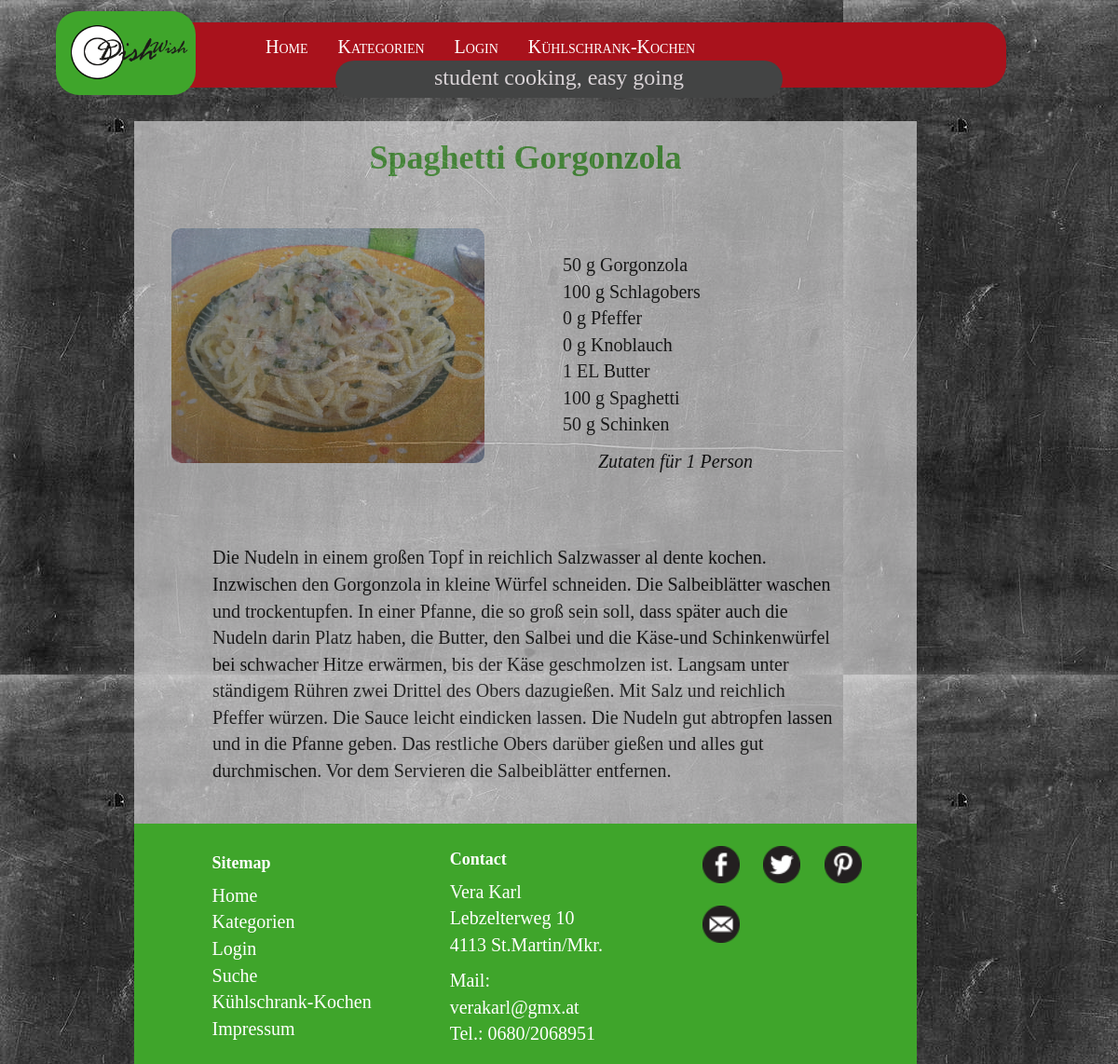
The page /sites/recipe.php?id=3 on the database its author committed.
### tables this page shows
CREATE TABLE IF NOT EXISTS `recipes` (
  `r_id` int(11) NOT NULL AUTO_INCREMENT,
  `recipename` varchar(64) NOT NULL,
  `preparation` text NOT NULL,
  `picture` varchar(255) NOT NULL,
  PRIMARY KEY (`r_id`)
);

### sites/recipe.php (the view, shortened to what this page needs)
<?php
    include "connection.php";
    include "header.php";
?>
        <section class="content">
            <article>
            <?php
                $r_id = $_GET['id'];
                $r = $dbh->query( "SELECT * FROM recipes WHERE r_id=$r_id")->fetch();
                echo '<h1>'.$r->recipename.'</h1>';
                echo '<a href="recipe.php?id="><img src="'.$r->picture.'"></a>';
                $recipe = array();
                $sth = $dbh->query("SELECT ri.amount, ri.unit, i.name AS  zutat FROM  recipes r JOIN  recipes_ingredients  ri ON  ri.r_id = r.r_id JOIN  ingredients i ON  i.ing_ID = ri.ing_ID WHERE  r.r_id = $r_id;");
                while($row = $sth->fetch(PDO::FETCH_OBJ))
                {
                    $recipe[] = $row;
                }
                echo '<ul class="ingredients">';
                for($i=0; $i<count($recipe); $i++)
                {
                            echo '<li>'.$recipe[$i]->amount.' '.$recipe[$i]->unit.' '.$recipe[$i]->zutat.'</li>';
                }
                $info = "Zutaten für 1 Person";
                echo '<p>'.$info.'<p>';
                echo '</ul>';
                echo '<p>'.$r->preparation.'</p>';
            ?>
            </article>
        </section>
<?php
    include "footer.php";
?>

### css/style.css (style rules this page uses)
body { font-family: "Kalinga"; font-size: 20px; color: black; margin:0 auto; font-style: normal; font-weight: 400; }
h1 { text-align:center; font-weight: bold; padding: 20px; color: #3fa52b; text-decoration: none; }
a, a:hover, a:visited, a:link { text-decoration:none; }
img { width: 100%; height: auto; margin: 3%; }
.content { background-color: #ecebec; opacity: 0.6; width: 70%; height:auto; margin: -2% 0 0 12%; }
.content img { -moz-border-radius:10px; -webkit-border-radius: 10px; -khtml-border-radius: 10px; border-radius: 10px; width:40%; margin-left: 40px; }
.ingredients { list-style: none; margin: -30% 0 0 50%; }
.ingredients p { font-style: italic; margin-top: 30px; }
.content p { margin: 3% 10% 0 10%; text-align: left; font-weight: lighter; padding: 0 0 5% 0; }

### rows shown on the page
recipes: recipename "Spaghetti Gorgonzola", picture (picture), preparation "Die Nudeln in einem großen Topf in reichlich Salzwasser al dente kochen. Inzwischen den Gorgonzola in kleine Würfel schneiden. Die Salbeiblätter waschen und trockentupfen. In einer Pfanne, die so groß sein soll, dass später auch die Nudeln darin Platz haben, die Butter, den Salbei und die Käse-und Schinkenwürfel bei schwacher Hitze erwärmen, bis der Käse geschmolzen ist. Langsam unter ständigem Rühren zwei Drittel des Obers dazugießen. Mit Salz und reichlich Pfeffer würzen. Die Sauce leicht eindicken lassen. Die Nudeln gut abtropfen lassen und in die Pfanne geben. Das restliche Obers darüber gießen und alles gut durchmischen. Vor dem Servieren die Salbeiblätter entfernen."

### other values the page prints
$recipe[$i]->amount "50"
$recipe[$i]->unit "g"
$recipe[$i]->zutat "Gorgonzola"
$recipe[$i]->amount "100"
$recipe[$i]->zutat "Schlagobers"
$recipe[$i]->amount "0"
$recipe[$i]->zutat "Pfeffer"
$recipe[$i]->zutat "Knoblauch"
$recipe[$i]->amount "1"
$recipe[$i]->unit "EL"
$recipe[$i]->zutat "Butter"
$recipe[$i]->zutat "Spaghetti"
$recipe[$i]->zutat "Schinken"
$info "Zutaten für 1 Person"
